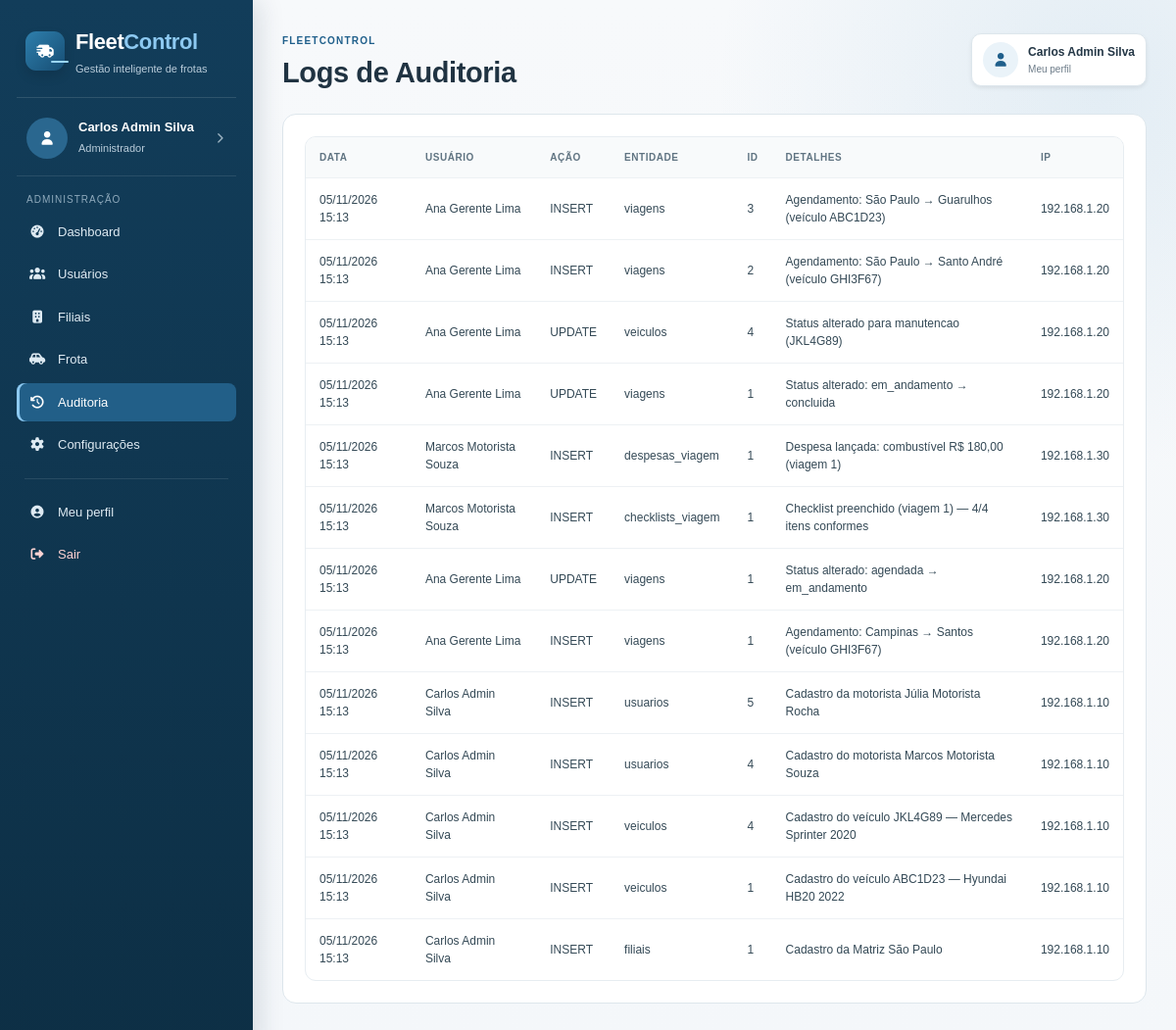
/admin/logs.php (signed in), run on the app's committed database.
### tables this page shows
CREATE TABLE logs_auditoria (
    id              INT UNSIGNED    NOT NULL AUTO_INCREMENT,
    usuario_id      INT UNSIGNED    DEFAULT NULL,
    acao            VARCHAR(80)     NOT NULL,
    entidade        VARCHAR(60)     NOT NULL,
    entidade_id     INT UNSIGNED    DEFAULT NULL,
    detalhes        TEXT            DEFAULT NULL,
    ip_origem       VARCHAR(45)     DEFAULT NULL,
    registrado_em   DATETIME        NOT NULL DEFAULT CURRENT_TIMESTAMP,
    PRIMARY KEY (id),
    CONSTRAINT fk_log_usuario
        FOREIGN KEY (usuario_id) REFERENCES usuarios(id)
        ON UPDATE CASCADE ON DELETE SET NULL
);

CREATE TABLE usuarios (
    id                  INT UNSIGNED    NOT NULL AUTO_INCREMENT,
    nome                VARCHAR(100)    NOT NULL,
    cpf                 VARCHAR(14)     NOT NULL,
    rg                  VARCHAR(20)     DEFAULT NULL,
    email               VARCHAR(150)    NOT NULL,
    telefone            VARCHAR(20)     DEFAULT NULL,
    foto                VARCHAR(255)    DEFAULT NULL,
    senha_hash          VARCHAR(255)    NOT NULL,
    perfil              ENUM('admin','gerente','motorista') NOT NULL,
    filial_id           INT UNSIGNED    DEFAULT NULL,
    ativo               TINYINT(1)      NOT NULL DEFAULT 1,
    token_recuperacao   VARCHAR(100)    DEFAULT NULL,
    token_expiracao     DATETIME        DEFAULT NULL,
    criado_em           DATETIME        NOT NULL DEFAULT CURRENT_TIMESTAMP,
    PRIMARY KEY (id),
    UNIQUE KEY uq_usuario_cpf   (cpf),
    UNIQUE KEY uq_usuario_email (email),
    CONSTRAINT fk_usuario_filial
        FOREIGN KEY (filial_id) REFERENCES filiais(id)
        ON UPDATE CASCADE ON DELETE SET NULL
);

### funcoes.php (called while the page is built, shortened)
<?php
function escapar($texto)
{
    return htmlspecialchars((string) $texto, ENT_QUOTES, 'UTF-8');
}
?>

### admin/logs.php (the view, shortened to what this page needs)
<?php
include "../conexao.php";
include "../funcoes.php";
include "../cabecalho.php";
?>
<?php $logs=$sql->query("SELECT l.*,u.nome FROM logs_auditoria l LEFT JOIN usuarios u ON u.id=l.usuario_id ORDER BY l.id DESC"); ?>
<div class="painel">
<div class="tabela-wrap">
<table>
<tr>
<th>Data</th>
<th>Usuário</th>
<th>Ação</th>
<th>Entidade</th>
<th>ID</th>
<th>Detalhes</th>
<th>IP</th>
</tr>
<?php while($l=$logs->fetch_assoc()): ?>
<tr>
<td>
<?php echo date('d/m/Y H:i',strtotime($l['registrado_em'])); ?>
</td>
<td>
<?php echo escapar($l['nome']??'Sistema'); ?>
</td>
<td>
<?php echo escapar($l['acao']); ?>
</td>
<td>
<?php echo escapar($l['entidade']); ?>
</td>
<td>
<?php echo escapar($l['entidade_id']??'-'); ?>
</td>
<td>
<?php echo escapar($l['detalhes']); ?>
</td>
<td>
<?php echo escapar($l['ip_origem']); ?>
</td>
</tr>
<?php endwhile; ?>
</table>
</div>
</div>
<?php include "../rodape.php"; ?>

### css/style.css (style rules this page uses)
:root { --azul: #1f5f8b; --azul-hover: #174e74; --azul-escuro: #123d5a; --azul-muito-escuro: #0d2f45; --azul-claro: #eaf3f9; --azul-borda: #cfe0eb; --fundo: #f4f7fa; --branco: #ffffff; --texto: #243746; --texto-claro: #6d7c89; --borda: #dde6ec; --borda-forte: #cad7e0; --verde: #2c8a58; --verde-claro: #eaf7ef; --amarelo: #ad7519; --amarelo-claro: #fff6e4; --vermelho: #b84646; --vermelho-claro: #fff0f0; --cinza-claro: #f7f9fb; --sombra: 0 .5rem 1.2rem rgba(25, 55, 75, .08); --sombra-forte: 0 .8rem 2rem rgba(25, 55, 75, .12); --raio: 14px; --raio-menor: 9px; }
* { box-sizing: border-box; }
html { scroll-behavior: smooth; }
body { margin: 0; color: var(--texto); background: var(--fundo); font-family: Arial, Helvetica, sans-serif; font-size: 14px; line-height: 1.5; }
body, button, input, select, textarea { font-family: Arial, Helvetica, sans-serif; }
.painel, .card-info, .recurso-card, .viagem-card { border: 1px solid var(--borda); background: var(--branco); border-radius: var(--raio); }
.painel { padding: 22px; margin-bottom: 20px; }
.tabela-wrap { width: 100%; overflow-x: auto; border: 1px solid #e7edf1; border-radius: 11px; background: #fff; }
table { width: 100%; border-collapse: collapse; min-width: 760px; }
th, td { padding: 13px 14px; text-align: left; vertical-align: middle; border-bottom: 1px solid #edf1f4; }
th { color: #607482; background: #f8fafb; font-size: 10px; font-weight: 700; text-transform: uppercase; letter-spacing: .55px; white-space: nowrap; }
td { color: #344956; font-size: 12px; }
tbody tr:last-child td { border-bottom: 0; }

### data on the page
logs_auditoria: registrado_em "05/11/2026 15:13", usuario.nome "Ana Gerente Lima", acao "INSERT", entidade "viagens", entidade "3", detalhes "Agendamento: São Paulo → Guarulhos (veículo ABC1D23)", ip_origem "192.168.1.20"
logs_auditoria: registrado_em "05/11/2026 15:13", usuario.nome "Ana Gerente Lima", acao "INSERT", entidade "viagens", entidade "2", detalhes "Agendamento: São Paulo → Santo André (veículo GHI3F67)", ip_origem "192.168.1.20"
logs_auditoria: registrado_em "05/11/2026 15:13", usuario.nome "Ana Gerente Lima", acao "UPDATE", entidade "veiculos", entidade "4", detalhes "Status alterado para manutencao (JKL4G89)", ip_origem "192.168.1.20"
logs_auditoria: registrado_em "05/11/2026 15:13", usuario.nome "Ana Gerente Lima", acao "UPDATE", entidade "viagens", entidade "1", detalhes "Status alterado: em_andamento → concluida", ip_origem "192.168.1.20"
logs_auditoria: registrado_em "05/11/2026 15:13", usuario.nome "Marcos Motorista Souza", acao "INSERT", entidade "despesas_viagem", entidade "1", detalhes "Despesa lançada: combustível R$ 180,00 (viagem 1)", ip_origem "192.168.1.30"
logs_auditoria: registrado_em "05/11/2026 15:13", usuario.nome "Marcos Motorista Souza", acao "INSERT", entidade "checklists_viagem", entidade "1", detalhes "Checklist preenchido (viagem 1) — 4/4 itens conformes", ip_origem "192.168.1.30"
logs_auditoria: registrado_em "05/11/2026 15:13", usuario.nome "Ana Gerente Lima", acao "UPDATE", entidade "viagens", entidade "1", detalhes "Status alterado: agendada → em_andamento", ip_origem "192.168.1.20"
logs_auditoria: registrado_em "05/11/2026 15:13", usuario.nome "Ana Gerente Lima", acao "INSERT", entidade "viagens", entidade "1", detalhes "Agendamento: Campinas → Santos (veículo GHI3F67)", ip_origem "192.168.1.20"
logs_auditoria: registrado_em "05/11/2026 15:13", usuario.nome "Carlos Admin Silva", acao "INSERT", entidade "usuarios", entidade "5", detalhes "Cadastro da motorista Júlia Motorista Rocha", ip_origem "192.168.1.10"
logs_auditoria: registrado_em "05/11/2026 15:13", usuario.nome "Carlos Admin Silva", acao "INSERT", entidade "usuarios", entidade "4", detalhes "Cadastro do motorista Marcos Motorista Souza", ip_origem "192.168.1.10"
logs_auditoria: registrado_em "05/11/2026 15:13", usuario.nome "Carlos Admin Silva", acao "INSERT", entidade "veiculos", entidade "4", detalhes "Cadastro do veículo JKL4G89 — Mercedes Sprinter 2020", ip_origem "192.168.1.10"
logs_auditoria: registrado_em "05/11/2026 15:13", usuario.nome "Carlos Admin Silva", acao "INSERT", entidade "veiculos", entidade "1", detalhes "Cadastro do veículo ABC1D23 — Hyundai HB20 2022", ip_origem "192.168.1.10"
logs_auditoria: registrado_em "05/11/2026 15:13", usuario.nome "Carlos Admin Silva", acao "INSERT", entidade "filiais", entidade "1", detalhes "Cadastro da Matriz São Paulo", ip_origem "192.168.1.10"

### other printed values
escapar($nome_atual) "Carlos Admin Silva"
escapar(perfil_nome($perfil_atual)) "Administrador"
escapar($titulo) "Logs de Auditoria"
escapar($_SESSION['usuario']['nome'] ?? 'Usuário') "Carlos Admin Silva"
